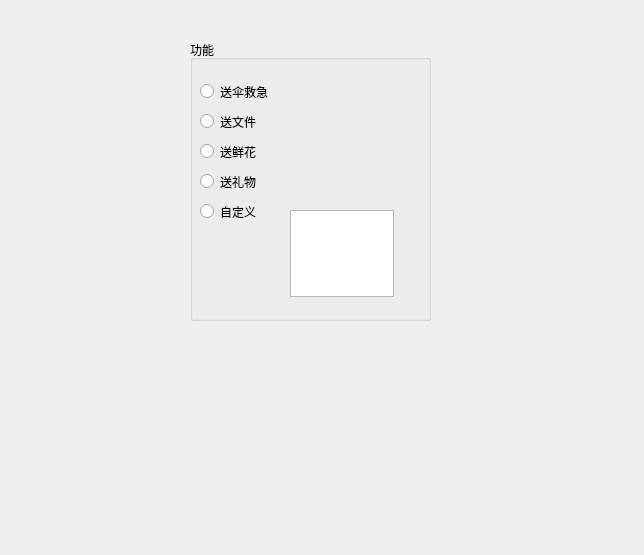
<?xml version="1.0" encoding="UTF-8"?>
<ui version="4.0">
 <class>Help_me_send</class>
 <widget class="QWidget" name="Help_me_send">
  <property name="geometry">
   <rect>
    <x>0</x>
    <y>0</y>
    <width>644</width>
    <height>555</height>
   </rect>
  </property>
  <property name="windowTitle">
   <string>Form</string>
  </property>
  <widget class="QGroupBox" name="groupBox">
   <property name="geometry">
    <rect>
     <x>190</x>
     <y>40</y>
     <width>241</width>
     <height>281</height>
    </rect>
   </property>
   <property name="title">
    <string>功能</string>
   </property>
   <widget class="QRadioButton" name="radioButton">
    <property name="geometry">
     <rect>
      <x>10</x>
      <y>40</y>
      <width>118</width>
      <height>23</height>
     </rect>
    </property>
    <property name="text">
     <string>送伞救急</string>
    </property>
   </widget>
   <widget class="QRadioButton" name="radioButton_2">
    <property name="geometry">
     <rect>
      <x>10</x>
      <y>70</y>
      <width>118</width>
      <height>23</height>
     </rect>
    </property>
    <property name="text">
     <string>送文件</string>
    </property>
   </widget>
   <widget class="QRadioButton" name="radioButton_3">
    <property name="geometry">
     <rect>
      <x>10</x>
      <y>100</y>
      <width>118</width>
      <height>23</height>
     </rect>
    </property>
    <property name="text">
     <string>送鲜花</string>
    </property>
   </widget>
   <widget class="QRadioButton" name="radioButton_4">
    <property name="geometry">
     <rect>
      <x>10</x>
      <y>130</y>
      <width>118</width>
      <height>23</height>
     </rect>
    </property>
    <property name="text">
     <string>送礼物</string>
    </property>
   </widget>
   <widget class="QRadioButton" name="radioButton_5">
    <property name="geometry">
     <rect>
      <x>10</x>
      <y>160</y>
      <width>118</width>
      <height>23</height>
     </rect>
    </property>
    <property name="text">
     <string>自定义</string>
    </property>
   </widget>
   <widget class="QTextEdit" name="textEdit">
    <property name="geometry">
     <rect>
      <x>100</x>
      <y>170</y>
      <width>104</width>
      <height>87</height>
     </rect>
    </property>
   </widget>
  </widget>
 </widget>
 <resources/>
 <connections>
  <connection>
   <sender>radioButton_5</sender>
   <signal>clicked()</signal>
   <receiver>textEdit</receiver>
   <slot>show()</slot>
   <hints>
    <hint type="sourcelabel">
     <x>228</x>
     <y>206</y>
    </hint>
    <hint type="destinationlabel">
     <x>333</x>
     <y>232</y>
    </hint>
   </hints>
  </connection>
 </connections>
</ui>
